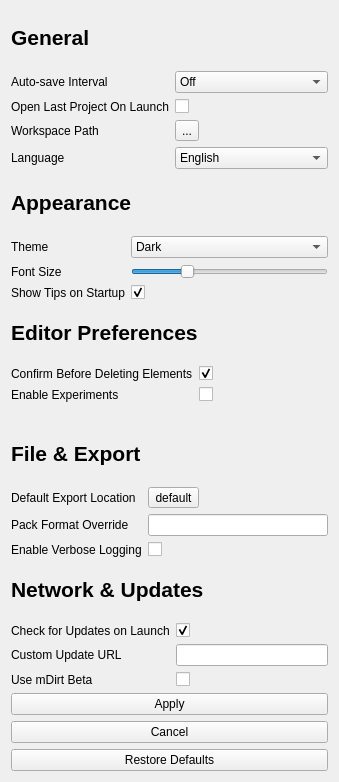
        <widget class="QWidget" name="scrollAreaWidgetContents">
         <property name="geometry">
          <rect>
           <x>0</x>
           <y>0</y>
           <width>339</width>
           <height>782</height>
          </rect>
         </property>
         <layout class="QVBoxLayout" name="verticalLayout_2">
          <item>
           <widget class="QLabel" name="label_13">
            <property name="text">
             <string>&lt;html&gt;&lt;head/&gt;&lt;body&gt;&lt;p&gt;&lt;span style=&quot; font-size:16pt; font-weight:700;&quot;&gt;General&lt;/span&gt;&lt;/p&gt;&lt;/body&gt;&lt;/html&gt;</string>
            </property>
           </widget>
          </item>
          <item>
           <layout class="QFormLayout" name="formLayout_4">
            <item row="0" column="0">
             <widget class="QLabel" name="label_14">
              <property name="text">
               <string>Auto-save Interval</string>
              </property>
             </widget>
            </item>
            <item row="0" column="1">
             <widget class="QComboBox" name="settingsAutoSaveInt">
              <property name="toolTip">
               <string>&lt;html&gt;&lt;head/&gt;&lt;body&gt;&lt;p&gt;How often you want your project to auto-save.&lt;/p&gt;&lt;/body&gt;&lt;/html&gt;</string>
              </property>
              <item>
               <property name="text">
                <string>Off</string>
               </property>
              </item>
              <item>
               <property name="text">
                <string>1 Minute</string>
               </property>
              </item>
              <item>
               <property name="text">
                <string>5 Minutes</string>
               </property>
              </item>
             </widget>
            </item>
            <item row="1" column="0">
             <widget class="QLabel" name="label_15">
              <property name="text">
               <string>Open Last Project On Launch</string>
              </property>
             </widget>
            </item>
            <item row="1" column="1">
             <widget class="QCheckBox" name="settingsOpenLastCheckbox">
              <property name="toolTip">
               <string>&lt;html&gt;&lt;head/&gt;&lt;body&gt;&lt;p&gt;Whether or not mDirt should open your most recent project on launch.&lt;/p&gt;&lt;/body&gt;&lt;/html&gt;</string>
              </property>
              <property name="text">
               <string/>
              </property>
             </widget>
            </item>
            <item row="2" column="0">
             <widget class="QLabel" name="label_16">
              <property name="text">
               <string>Workspace Path</string>
              </property>
             </widget>
            </item>
            <item row="3" column="0">
             <widget class="QLabel" name="label_17">
              <property name="text">
               <string>Language</string>
              </property>
             </widget>
            </item>
            <item row="3" column="1">
             <widget class="QComboBox" name="settingsLanguageCombo">
              <property name="toolTip">
               <string>&lt;html&gt;&lt;head/&gt;&lt;body&gt;&lt;p&gt;The language of mDirt.&lt;br/&gt;&lt;span style=&quot; font-weight:700;&quot;&gt;Only English is supported for now.&lt;/span&gt;&lt;/p&gt;&lt;/body&gt;&lt;/html&gt;</string>
              </property>
              <item>
               <property name="text">
                <string>English</string>
               </property>
              </item>
             </widget>
            </item>
            <item row="2" column="1">
             <widget class="QToolButton" name="settingsWorkspacePathButton">
              <property name="text">
               <string>...</string>
              </property>
             </widget>
            </item>
           </layout>
          </item>
          <item>
           <widget class="QLabel" name="label_18">
            <property name="text">
             <string>&lt;html&gt;&lt;head/&gt;&lt;body&gt;&lt;p&gt;&lt;span style=&quot; font-size:16pt; font-weight:700;&quot;&gt;Appearance&lt;/span&gt;&lt;/p&gt;&lt;/body&gt;&lt;/html&gt;</string>
            </property>
           </widget>
          </item>
          <item>
           <layout class="QFormLayout" name="formLayout_5">
            <item row="0" column="0">
             <widget class="QLabel" name="label_19">
              <property name="text">
               <string>Theme</string>
              </property>
             </widget>
            </item>
            <item row="1" column="0">
             <widget class="QLabel" name="label_20">
              <property name="text">
               <string>Font Size</string>
              </property>
             </widget>
            </item>
            <item row="2" column="0">
             <widget class="QLabel" name="label_21">
              <property name="text">
               <string>Show Tips on Startup</string>
              </property>
             </widget>
            </item>
            <item row="0" column="1">
             <widget class="QComboBox" name="settingsThemeCombo">
              <property name="toolTip">
               <string>&lt;html&gt;&lt;head/&gt;&lt;body&gt;&lt;p&gt;The mDirt theme.&lt;/p&gt;&lt;/body&gt;&lt;/html&gt;</string>
              </property>
              <item>
               <property name="text">
                <string>Dark</string>
               </property>
              </item>
              <item>
               <property name="text">
                <string>Light</string>
               </property>
              </item>
             </widget>
            </item>
            <item row="1" column="1">
             <widget class="QSlider" name="settingsFontSizeSlider">
              <property name="toolTip">
               <string>&lt;html&gt;&lt;head/&gt;&lt;body&gt;&lt;p&gt;The font size for texts across the app.&lt;br/&gt;Changing may lead to some minor graphical glitches.&lt;/p&gt;&lt;/body&gt;&lt;/html&gt;</string>
              </property>
              <property name="minimum">
               <number>5</number>
              </property>
              <property name="maximum">
               <number>20</number>
              </property>
              <property name="value">
               <number>9</number>
              </property>
              <property name="orientation">
               <enum>Qt::Orientation::Horizontal</enum>
              </property>
             </widget>
            </item>
            <item row="2" column="1">
             <widget class="QCheckBox" name="settingsTipsCheckbox">
              <property name="toolTip">
               <string>&lt;html&gt;&lt;head/&gt;&lt;body&gt;&lt;p&gt;Whether or not the mDirt Welcome screen should show tips.&lt;/p&gt;&lt;/body&gt;&lt;/html&gt;</string>
              </property>
              <property name="text">
               <string/>
              </property>
              <property name="checked">
               <bool>true</bool>
              </property>
             </widget>
            </item>
           </layout>
          </item>
          <item>
           <widget class="QLabel" name="label_22">
            <property name="text">
             <string>&lt;html&gt;&lt;head/&gt;&lt;body&gt;&lt;p&gt;&lt;span style=&quot; font-size:16pt; font-weight:700;&quot;&gt;Editor Preferences&lt;/span&gt;&lt;/p&gt;&lt;/body&gt;&lt;/html&gt;</string>
            </property>
           </widget>
          </item>
          <item>
           <layout class="QFormLayout" name="formLayout_6">
            <item row="0" column="0">
             <widget class="QLabel" name="label_23">
              <property name="text">
               <string>Confirm Before Deleting Elements</string>
              </property>
             </widget>
            </item>
            <item row="0" column="1">
             <widget class="QCheckBox" name="settingsConfirmElementDeleteCheckbox">
              <property name="toolTip">
               <string>&lt;html&gt;&lt;head/&gt;&lt;body&gt;&lt;p&gt;Whether or not it asks for confirmation before deleting elements.&lt;/p&gt;&lt;/body&gt;&lt;/html&gt;</string>
              </property>
              <property name="text">
               <string/>
              </property>
              <property name="checked">
               <bool>true</bool>
              </property>
             </widget>
            </item>
            <item row="1" column="0">
             <widget class="QLabel" name="label_24">
              <property name="text">
               <string>Enable Experiments</string>
              </property>
             </widget>
            </item>
            <item row="1" column="1">
             <widget class="QCheckBox" name="settingsExperimentsCheckbox">
              <property name="toolTip">
               <string>&lt;html&gt;&lt;head/&gt;&lt;body&gt;&lt;p&gt;Whether or not you want to use Experimental elements.&lt;br/&gt;&lt;span style=&quot; font-weight:700;&quot;&gt;This may lead to corruption of your workspaces!&lt;/span&gt;&lt;/p&gt;&lt;/body&gt;&lt;/html&gt;</string>
              </property>
              <property name="text">
               <string/>
              </property>
             </widget>
            </item>
           </layout>
          </item>
          <item>
           <widget class="QLabel" name="label_25">
            <property name="text">
             <string>&lt;html&gt;&lt;head/&gt;&lt;body&gt;&lt;p&gt;&lt;span style=&quot; font-size:16pt; font-weight:700;&quot;&gt;File &amp;amp; Export&lt;/span&gt;&lt;/p&gt;&lt;/body&gt;&lt;/html&gt;</string>
            </property>
           </widget>
          </item>
          <item>
           <layout class="QFormLayout" name="formLayout_7">
            <item row="0" column="0">
             <widget class="QLabel" name="label_26">
              <property name="text">
               <string>Default Export Location</string>
              </property>
             </widget>
            </item>
            <item row="1" column="0">
             <widget class="QLabel" name="label_27">
              <property name="text">
               <string>Pack Format Override</string>
              </property>
             </widget>
            </item>
            <item row="1" column="1">
             <widget class="QLineEdit" name="settingsPackFormatOverride">
              <property name="toolTip">
               <string>&lt;html&gt;&lt;head/&gt;&lt;body&gt;&lt;p&gt;&lt;span style=&quot; font-weight:700;&quot;&gt;EXPERIMENTAL!&lt;/span&gt;&lt;/p&gt;&lt;p&gt;&lt;span style=&quot; font-weight:700;&quot;&gt;DO NOT TOUCH IF YOU DON'T KNOW WHAT YOU ARE DOING!&lt;br/&gt;&lt;/span&gt;Lets you select a new Data &amp;amp; Resource Pack format, as well as use custom Modules.&lt;/p&gt;&lt;/body&gt;&lt;/html&gt;</string>
              </property>
             </widget>
            </item>
            <item row="2" column="0">
             <widget class="QLabel" name="label_28">
              <property name="text">
               <string>Enable Verbose Logging</string>
              </property>
             </widget>
            </item>
            <item row="2" column="1">
             <widget class="QCheckBox" name="settingsVerboseLoggingCheckbox">
              <property name="toolTip">
               <string>&lt;html&gt;&lt;head/&gt;&lt;body&gt;&lt;p&gt;Whether or not mDirt should create a `.log` file and log everything its doing.&lt;/p&gt;&lt;/body&gt;&lt;/html&gt;</string>
              </property>
              <property name="text">
               <string/>
              </property>
             </widget>
            </item>
            <item row="0" column="1">
             <widget class="QToolButton" name="settingsDefaultExportButton">
              <property name="text">
               <string>default</string>
              </property>
             </widget>
            </item>
           </layout>
          </item>
          <item>
           <widget class="QLabel" name="label_30">
            <property name="text">
             <string>&lt;html&gt;&lt;head/&gt;&lt;body&gt;&lt;p&gt;&lt;span style=&quot; font-size:16pt; font-weight:700;&quot;&gt;Network &amp;amp; Updates&lt;/span&gt;&lt;/p&gt;&lt;/body&gt;&lt;/html&gt;</string>
            </property>
           </widget>
          </item>
          <item>
           <layout class="QFormLayout" name="formLayout_8">
            <item row="0" column="0">
             <widget class="QLabel" name="label_31">
              <property name="text">
               <string>Check for Updates on Launch</string>
              </property>
             </widget>
            </item>
            <item row="0" column="1">
             <widget class="QCheckBox" name="settingsCheckUpdatesCheckbox">
              <property name="toolTip">
               <string>&lt;html&gt;&lt;head/&gt;&lt;body&gt;&lt;p&gt;Whether or not mDirt should check for updates when it startsup.&lt;/p&gt;&lt;p&gt;&lt;span style=&quot; font-style:italic;&quot;&gt;It will not install the update without confirmation.&lt;/span&gt;&lt;/p&gt;&lt;/body&gt;&lt;/html&gt;</string>
              </property>
              <property name="text">
               <string/>
              </property>
              <property name="checked">
               <bool>true</bool>
              </property>
             </widget>
            </item>
            <item row="1" column="0">
             <widget class="QLabel" name="label_32">
              <property name="text">
               <string>Custom Update URL</string>
              </property>
             </widget>
            </item>
            <item row="1" column="1">
             <widget class="QLineEdit" name="settingsUpdateURL">
              <property name="toolTip">
               <string>&lt;html&gt;&lt;head/&gt;&lt;body&gt;&lt;p&gt;A custom URL to download mDirt updates from.&lt;br/&gt;Mostly used for developer testing. &lt;span style=&quot; font-weight:700;&quot;&gt;Do not use if you do not know what you're doing!&lt;/span&gt;&lt;/p&gt;&lt;/body&gt;&lt;/html&gt;</string>
              </property>
             </widget>
            </item>
            <item row="2" column="0">
             <widget class="QLabel" name="label_29">
              <property name="text">
               <string>Use mDirt Beta</string>
              </property>
             </widget>
            </item>
            <item row="2" column="1">
             <widget class="QCheckBox" name="settingsBetaUpdatesCheckbox">
              <property name="toolTip">
               <string>&lt;html&gt;&lt;head/&gt;&lt;body&gt;&lt;p&gt;Whether or not you want to download the latest Beta rather than latest stable release when updating.&lt;/p&gt;&lt;p&gt;Betas are usually mostly stable, but stable releases are always more stable.&lt;/p&gt;&lt;/body&gt;&lt;/html&gt;</string>
              </property>
              <property name="text">
               <string/>
              </property>
             </widget>
            </item>
           </layout>
          </item>
          <item>
           <widget class="QPushButton" name="settingsApplyButton">
            <property name="toolTip">
             <string>&lt;html&gt;&lt;head/&gt;&lt;body&gt;&lt;p&gt;Apply the new settings.&lt;/p&gt;&lt;/body&gt;&lt;/html&gt;</string>
            </property>
            <property name="text">
             <string>Apply</string>
            </property>
           </widget>
          </item>
          <item>
           <widget class="QPushButton" name="settingsCancelButton">
            <property name="toolTip">
             <string>&lt;html&gt;&lt;head/&gt;&lt;body&gt;&lt;p&gt;Close the settings menu without applying the settings.&lt;/p&gt;&lt;/body&gt;&lt;/html&gt;</string>
            </property>
            <property name="text">
             <string>Cancel</string>
            </property>
           </widget>
          </item>
          <item>
           <widget class="QPushButton" name="settingsRestoreDefaultsButton">
            <property name="toolTip">
             <string>&lt;html&gt;&lt;head/&gt;&lt;body&gt;&lt;p&gt;Restore settings to their defaults.&lt;/p&gt;&lt;/body&gt;&lt;/html&gt;</string>
            </property>
            <property name="text">
             <string>Restore Defaults</string>
            </property>
           </widget>
          </item>
         </layout>
        </widget>
